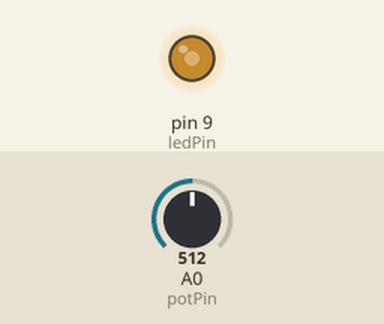
Bench run of a sketch on a simulated Arduino Uno, built with avr-gcc and run on an emulated ATmega328P. Parts: output pins drawn as LEDs (lit = HIGH). The inputs (shaded band) are chosen by the test bench; at power-on: A0 (potPin) = 512.

Above: at 1.2 s.
1.3 s: A0 (potPin) set to 716
At 2.0 s:
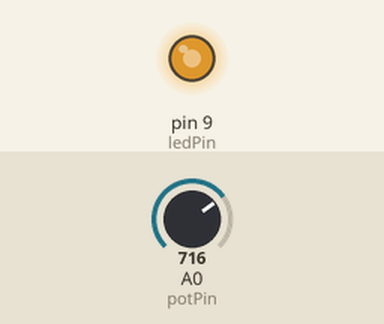
2.8 s: A0 (potPin) set to 900
At 3.1 s:
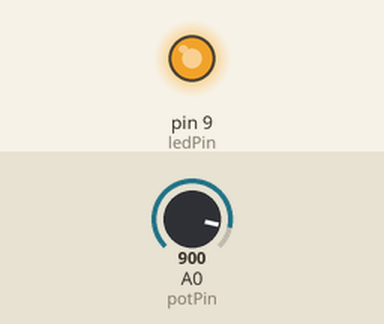
4.3 s: A0 (potPin) set to 122
At 5.4 s:
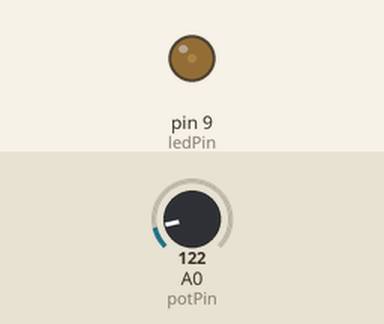
5.8 s: A0 (potPin) set to 0
At 6.6 s:
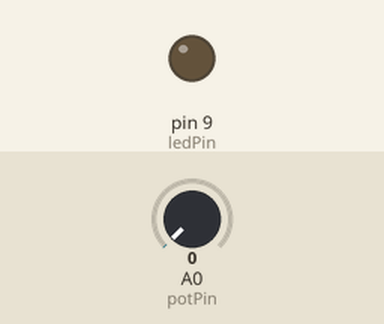
7.3 s: A0 (potPin) set to 511
At 7.7 s:
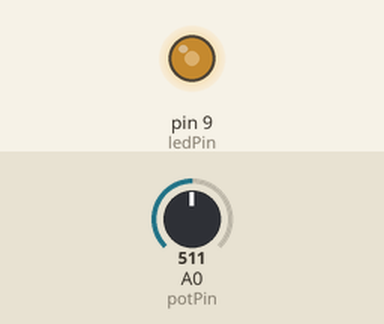
Timing chart, 0 to 9.8 s (numbered marks = the images above; inputs shaded):
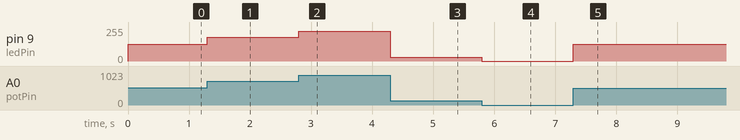

The sketch:

PotenciometroLED.ino
```cpp
/*
 Control de la lumninosidad de un LED con un potenciómetro

 LED pin 9
 Potenciometro pin A0

 Noviembre 2017
 Jose Pujol
 */

// Variables globales
// Variables constantes para los pines
const int potPin = A0; // selecciona el pin de entrada para el potenciómetro
const int ledPin = 9;  // selecciona pin 9 para el LED

// variables que almacenan los datos
int potValue = 0; // variable para almacenar los valores del potenciómetro 0-1023
int bright = 0; // variable que almacena el valor del sensor mapeado 0-255

void setup() {
  // nada que declarar en el setup
}

void loop() {
  // lee el valor del sensor 0-1023
  potValue = analogRead(potPin);
  // mapea el valor a escala 0-255
  bright = map(potValue, 0, 1023, 0, 255);
  // escribimos el valor en analogico en el LED
  analogWrite(ledPin, bright);
}
```

Measured:
- after the input at 1.3 s, pin 9 (ledPin): 127/255 → 178/255 at once
- after the input at 2.8 s, pin 9 (ledPin): 178/255 → 224/255 at once
- after the input at 4.3 s, pin 9 (ledPin): 224/255 → 30/255 at once
- after the input at 5.8 s, pin 9 (ledPin): 30/255 → 0/255 at once
- after the input at 7.3 s, pin 9 (ledPin): 0/255 → 127/255 at once
